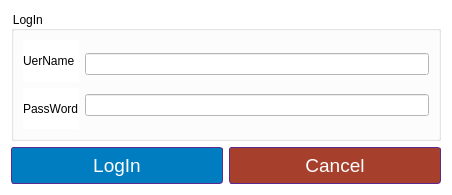
<?xml version="1.0" encoding="UTF-8"?>
<ui version="4.0">
 <class>LoginDialog</class>
 <widget class="QDialog" name="LoginDialog">
  <property name="geometry">
   <rect>
    <x>0</x>
    <y>0</y>
    <width>452</width>
    <height>195</height>
   </rect>
  </property>
  <property name="windowTitle">
   <string>Dialog</string>
  </property>
  <property name="styleSheet">
   <string notr="true">background-color: rgb(255, 255, 255);</string>
  </property>
  <layout class="QGridLayout" name="gridLayout">
   <item row="1" column="0">
    <layout class="QHBoxLayout" name="horizontalLayout_2">
     <item>
      <widget class="QPushButton" name="logInBtn">
       <property name="styleSheet">
        <string notr="true"> QPushButton {
background:-webkit-gradient(linear, left top, left bottom, color-stop(0.05, color: rgb(0, 170, 0);), color-stop(1, #1a5c66));
	background:-moz-linear-gradient(top, #599bb3 5%, #1a5c66 100%);
	background:-webkit-linear-gradient(top, #599bb3 5%, #1a5c66 100%);
	background:-o-linear-gradient(top, #599bb3 5%, #1a5c66 100%);
	background:-ms-linear-gradient(top, #599bb3 5%, #1a5c66 100%);
	background:linear-gradient(to bottom, #599bb3 5%, #1a5c66 100%);
	background-color:#007dc1;
	
	border-radius:3px;
	border:1px solid #5c298f;
	color:#ffffff;
	font-family:arial;
	font-size:19px;
	padding:6px 24px;
	text-decoration:none;
	
}
QPushButton:hover {
	background:-webkit-gradient(linear, left top, left bottom, color-stop(0.05, #1a5c66), color-stop(1, #599bb3));
	background:-moz-linear-gradient(top, #1a5c66 5%, #599bb3 100%);
	background:-webkit-linear-gradient(top, #1a5c66 5%, #599bb3 100%);
	background:-o-linear-gradient(top, #1a5c66 5%, #599bb3 100%);
	background:-ms-linear-gradient(top, #1a5c66 5%, #599bb3 100%);
	background:linear-gradient(to bottom, #1a5c66 5%, #599bb3 100%);
	background-color:#1a5c66;
}
QPushButton:active {
	position:relative;
	top:1px;
}
</string>
       </property>
       <property name="text">
        <string>LogIn</string>
       </property>
      </widget>
     </item>
     <item>
      <widget class="QPushButton" name="cancelBtn">
       <property name="styleSheet">
        <string notr="true"> QPushButton {
background:-webkit-gradient(linear, left top, left bottom, color-stop(0.05, color: rgb(0, 170, 0);), color-stop(1, #1a5c66));
	background:-moz-linear-gradient(top, #599bb3 5%, #1a5c66 100%);
	background:-webkit-linear-gradient(top, #599bb3 5%, #1a5c66 100%);
	background:-o-linear-gradient(top, #599bb3 5%, #1a5c66 100%);
	background:-ms-linear-gradient(top, #599bb3 5%, #1a5c66 100%);
	background:linear-gradient(to bottom, #599bb3 5%, #1a5c66 100%);
	background-color:#a73f2d;
	
	border-radius:3px;
	border:1px solid #5c298f;
	color:#ffffff;
	font-family:arial;
	font-size:19px;
	padding:6px 24px;
	text-decoration:none;
	
}
QPushButton:hover {
	background:-webkit-gradient(linear, left top, left bottom, color-stop(0.05, #1a5c66), color-stop(1, #599bb3));
	background:-moz-linear-gradient(top, #1a5c66 5%, #599bb3 100%);
	background:-webkit-linear-gradient(top, #1a5c66 5%, #599bb3 100%);
	background:-o-linear-gradient(top, #1a5c66 5%, #599bb3 100%);
	background:-ms-linear-gradient(top, #1a5c66 5%, #599bb3 100%);
	background:linear-gradient(to bottom, #1a5c66 5%, #599bb3 100%);
	background-color:#1a5c66;
}
QPushButton:active {
	position:relative;
	top:1px;
}
</string>
       </property>
       <property name="text">
        <string>Cancel</string>
       </property>
      </widget>
     </item>
    </layout>
   </item>
   <item row="0" column="0">
    <widget class="QGroupBox" name="groupBox">
     <property name="styleSheet">
      <string notr="true">
font: 75 10pt &quot;MS Shell Dlg 2&quot;;</string>
     </property>
     <property name="title">
      <string>LogIn </string>
     </property>
     <layout class="QHBoxLayout" name="horizontalLayout">
      <item>
       <layout class="QVBoxLayout" name="verticalLayout_2">
        <item>
         <widget class="QLabel" name="userName_label">
          <property name="text">
           <string>UerName</string>
          </property>
         </widget>
        </item>
        <item>
         <widget class="QLabel" name="password_lable">
          <property name="text">
           <string>PassWord</string>
          </property>
         </widget>
        </item>
       </layout>
      </item>
      <item>
       <layout class="QVBoxLayout" name="verticalLayout">
        <item>
         <widget class="QLineEdit" name="userName_Text"/>
        </item>
        <item>
         <widget class="QLineEdit" name="password_ttext">
          <property name="inputMask">
           <string/>
          </property>
          <property name="echoMode">
           <enum>QLineEdit::Password</enum>
          </property>
         </widget>
        </item>
       </layout>
      </item>
     </layout>
    </widget>
   </item>
  </layout>
 </widget>
 <resources/>
 <connections>
  <connection>
   <sender>cancelBtn</sender>
   <signal>clicked()</signal>
   <receiver>LoginDialog</receiver>
   <slot>closeDialog()</slot>
   <hints>
    <hint type="sourcelabel">
     <x>137</x>
     <y>140</y>
    </hint>
    <hint type="destinationlabel">
     <x>83</x>
     <y>165</y>
    </hint>
   </hints>
  </connection>
  <connection>
   <sender>logInBtn</sender>
   <signal>clicked()</signal>
   <receiver>LoginDialog</receiver>
   <slot>login_clik()</slot>
   <hints>
    <hint type="sourcelabel">
     <x>275</x>
     <y>149</y>
    </hint>
    <hint type="destinationlabel">
     <x>379</x>
     <y>166</y>
    </hint>
   </hints>
  </connection>
 </connections>
 <slots>
  <slot>closeDialog()</slot>
  <slot>login_clik()</slot>
 </slots>
</ui>
